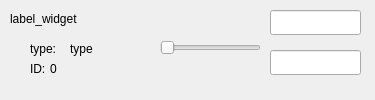
<?xml version="1.0" encoding="UTF-8"?>
<ui version="4.0">
 <class>json_custom_widgets</class>
 <widget class="QWidget" name="json_custom_widgets">
  <property name="geometry">
   <rect>
    <x>0</x>
    <y>0</y>
    <width>375</width>
    <height>100</height>
   </rect>
  </property>
  <property name="minimumSize">
   <size>
    <width>375</width>
    <height>100</height>
   </size>
  </property>
  <property name="maximumSize">
   <size>
    <width>375</width>
    <height>100</height>
   </size>
  </property>
  <property name="windowTitle">
   <string>Form</string>
  </property>
  <widget class="QLabel" name="labelWidget">
   <property name="geometry">
    <rect>
     <x>10</x>
     <y>10</y>
     <width>121</width>
     <height>17</height>
    </rect>
   </property>
   <property name="text">
    <string>label_widget</string>
   </property>
  </widget>
  <widget class="QLabel" name="label_2">
   <property name="geometry">
    <rect>
     <x>30</x>
     <y>40</y>
     <width>41</width>
     <height>17</height>
    </rect>
   </property>
   <property name="text">
    <string>type:</string>
   </property>
  </widget>
  <widget class="QLabel" name="labelType">
   <property name="geometry">
    <rect>
     <x>70</x>
     <y>40</y>
     <width>61</width>
     <height>17</height>
    </rect>
   </property>
   <property name="text">
    <string>type</string>
   </property>
  </widget>
  <widget class="QLabel" name="labelId">
   <property name="geometry">
    <rect>
     <x>50</x>
     <y>60</y>
     <width>61</width>
     <height>17</height>
    </rect>
   </property>
   <property name="text">
    <string>0</string>
   </property>
  </widget>
  <widget class="QLabel" name="label_3">
   <property name="geometry">
    <rect>
     <x>30</x>
     <y>60</y>
     <width>41</width>
     <height>17</height>
    </rect>
   </property>
   <property name="text">
    <string>ID:</string>
   </property>
  </widget>
  <widget class="QSlider" name="slider">
   <property name="geometry">
    <rect>
     <x>160</x>
     <y>40</y>
     <width>101</width>
     <height>16</height>
    </rect>
   </property>
   <property name="orientation">
    <enum>Qt::Horizontal</enum>
   </property>
  </widget>
  <widget class="QLineEdit" name="lineEditMin">
   <property name="geometry">
    <rect>
     <x>270</x>
     <y>10</y>
     <width>91</width>
     <height>25</height>
    </rect>
   </property>
  </widget>
  <widget class="QLineEdit" name="lineEditMax">
   <property name="geometry">
    <rect>
     <x>270</x>
     <y>50</y>
     <width>91</width>
     <height>25</height>
    </rect>
   </property>
  </widget>
 </widget>
 <resources/>
 <connections/>
</ui>
